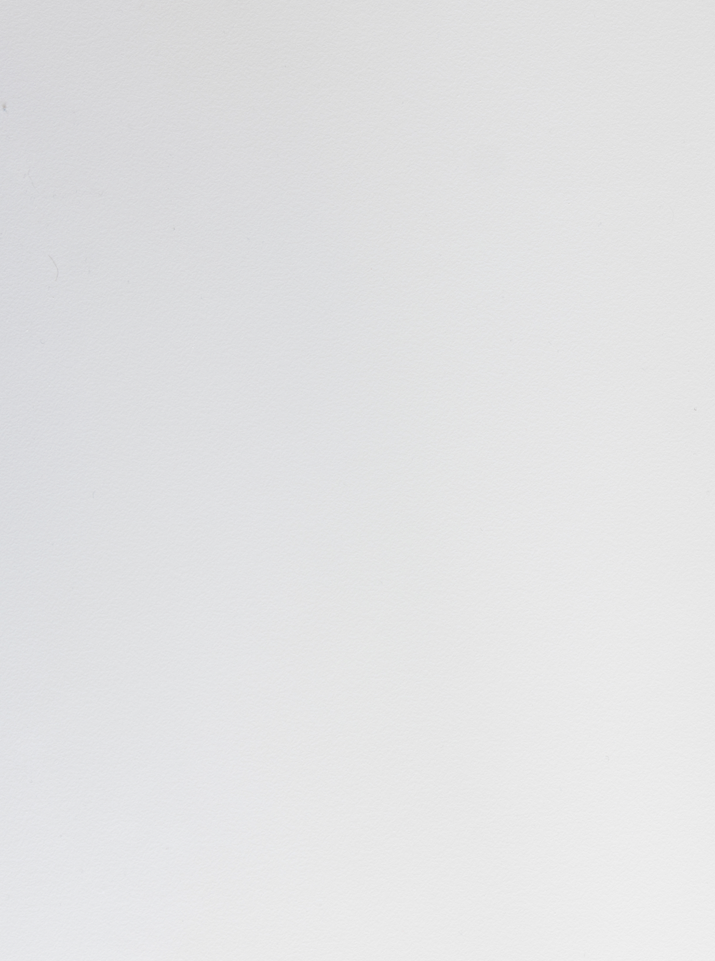
#> input picture assets/backgrounds/white_1.png, 715 x 961 px, found by its file name
$ python -i half_synthetic.py   (imports and definitions only)
#> lines starting #> are read from the running program, lines starting #| are printed output that depends on the picture
"""Archived, not maintained: co-training set, half synthetic 2-5 card hands, half real crops.

Writes uno_multicard_cotraining/{train,val}/ and synthetic_{train,val}.csv (5,000 + 1,000
images, 336x336). The real half is drawn from data/phase4_{train,val} and padded to a
square. See experiments/README.md.
"""

import os
import random
import numpy as np
import pandas as pd
from PIL import Image, ImageDraw, ImageFilter, ImageEnhance, ImageOps
from tqdm import tqdm

# ==========================================
# --- CONFIGURATION ---
# ==========================================
BASE_CARDS_DIR = "data/single_cards"
OUTPUT_DIR = "uno_multicard_cotraining"
BACKGROUNDS_DIR = "data/backgrounds"

# REAL DATA PATHS (For the 50% Injection)
REAL_TRAIN_DIR = "data/phase4_train"
REAL_TRAIN_CSV = "phase4_train_strict.csv"
REAL_VAL_DIR = "data/phase4_val"
REAL_VAL_CSV = "phase4_val_strict.csv"

IMAGES_TRAIN = 5000
IMAGES_VAL = 1000
IMAGE_SIZE = 336
LETTERBOX_PROB = 0.5

# ==========================================
# CURRICULUM TUNING KNOBS
# ==========================================
CARDS_PER_IMAGE = (2, 5)
SCALE_RANGE = (0.35, 0.40)
X_STRIDE_RATIO = 0.75
Y_JITTER_MAX = 25

# ==========================================
# ANTI-OVERFIT & VISION BREAKER TUNING
# ==========================================
CARD_BLUR_RANGE = (0.5, 0.65)
EDGE_FEATHER_RANGE = (1.0, 1.2)
NOISE_SCALE_RANGE = (4.2, 5.0)
BRIGHTNESS_RANGE = (0.94, 1.03)
PERSPECTIVE_PROB = 0.6
PERSPECTIVE_DISTORTION = (0.05, 0.15)
CRUNCH_PROB = 0.6
CRUNCH_FACTOR_RANGE = (1.4, 1.7)
HOLE_PUNCH_PROB = 0.6
HOLE_PUNCH_COUNT = (1, 3)
HOLE_PUNCH_RADIUS_PCT = (0.15, 0.35)
# ==========================================

def create_background(size):
#> called with size = 336
    try:
        bg_files = [f for f in os.listdir(BACKGROUNDS_DIR) if f.lower().endswith(('.png', '.jpg', '.jpeg'))]
        if not bg_files: raise FileNotFoundError
        bg_path = os.path.join(BACKGROUNDS_DIR, random.choice(bg_files))
        bg_img = Image.open(bg_path).convert('RGB')
#> bg_img is the input picture: PIL image 715x961 RGB; mean R, G, B 225.7, 226, 227.2
        w, h = bg_img.size
#> w = 715; h = 961
        if w < size or h < size:
            scale = max(size / w, size / h)
            bg_img = bg_img.resize((int(w * scale), int(h * scale)), Image.Resampling.BICUBIC)
            w, h = bg_img.size
        x = random.randint(0, w - size)
#> x = 215
        y = random.randint(0, h - size)
#> y = 41
        return bg_img.crop((x, y, x + size, y + size))
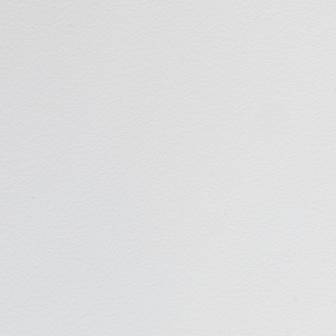
#> returned value: PIL image 336x336 RGB; mean R, G, B 222.2, 222.4, 223.5
    except (FileNotFoundError, Exception):
        return Image.new('RGB', (size, size), (150, 150, 150))

# [11 lines left out: function apply_simulated_letterboxing, not called in this run]

def generate_synthetic_hand(base_files):
    canvas = create_background(IMAGE_SIZE)
    num_cards = random.randint(CARDS_PER_IMAGE[0], CARDS_PER_IMAGE[1])
    selected_files = random.choices(base_files, k=num_cards)
    card_labels = [f.replace('.png', '').lower() for f in selected_files]

    global_scale = random.uniform(*SCALE_RANGE)
#> (the run stopped early here; a loop or call above may not have finished)
